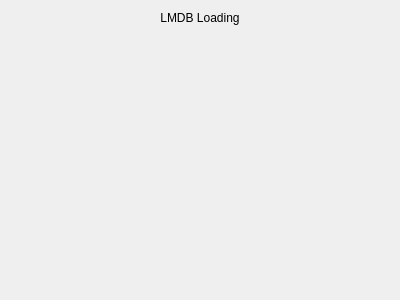
<?xml version="1.0" encoding="UTF-8"?>
<ui version="4.0">
 <class>LMDBLineLoader_Widget</class>
 <widget class="QWidget" name="LMDBLineLoader_Widget">
  <property name="geometry">
   <rect>
    <x>0</x>
    <y>0</y>
    <width>400</width>
    <height>300</height>
   </rect>
  </property>
  <property name="windowTitle">
   <string>Form</string>
  </property>
  <layout class="QVBoxLayout" name="verticalLayout">
   <item>
    <widget class="QLabel" name="label">
     <property name="text">
      <string>LMDB Loading</string>
     </property>
     <property name="alignment">
      <set>Qt::AlignmentFlag::AlignCenter</set>
     </property>
    </widget>
   </item>
   <item>
    <spacer name="verticalSpacer">
     <property name="orientation">
      <enum>Qt::Orientation::Vertical</enum>
     </property>
     <property name="sizeHint" stdset="0">
      <size>
       <width>20</width>
       <height>40</height>
      </size>
     </property>
    </spacer>
   </item>
  </layout>
 </widget>
 <resources/>
 <connections/>
</ui>
